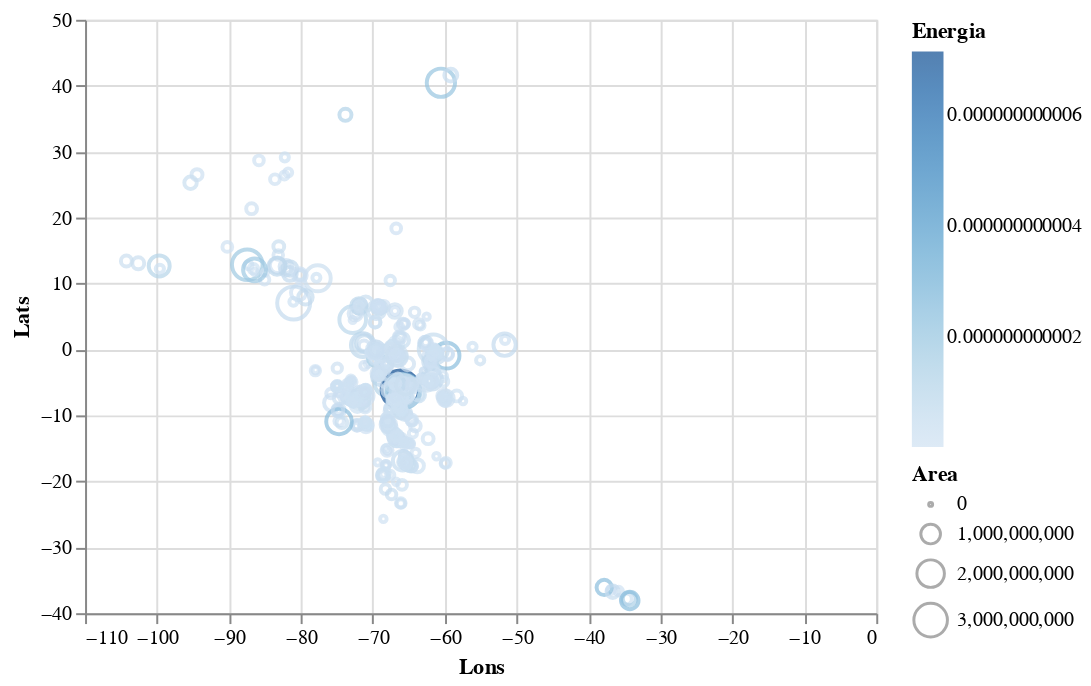

Notebook code cell kept with this figure:
### Code cell
from vega_datasets import data

import altair as alt
alt.Chart(df).mark_point().encode(
  x='Lons',
  y='Lats',
  color='Energia',
  size='Area',
  tooltip=['Lats', 'Lons', 'Area', 'Energia']
).interactive()

### Figure 1 — Vega-Lite specification as saved in the notebook (floating-point values rounded to 4 significant figures; data arrays with more than 128 entries replaced by an {"elided": "..."} marker saying what was removed)
{"config": {"view": {"continuousWidth": 400, "continuousHeight": 300}}, "data": {"name": "data-bb9cb52c504da0da8e32b3b81a28e24c"}, "mark": "point", "encoding": {"color": {"type": "quantitative", "field": "Energia"}, "size": {"type": "quantitative", "field": "Area"}, "tooltip": [{"type": "quantitative", "field": "Lats"}, {"type": "quantitative", "field": "Lons"}, {"type": "quantitative", "field": "Area"}, {"type": "quantitative", "field": "Energia"}], "x": {"type": "quantitative", "field": "Lons"}, "y": {"type": "quantitative", "field": "Lats"}}, "selection": {"selector005": {"type": "interval", "bind": "scales", "encodings": ["x", "y"]}}, "$schema": "https://vega.github.io/schema/vega-lite/v4.8.1.json", "datasets": {"data-bb9cb52c504da0da8e32b3b81a28e24c": {"elided": "594 records"}}}
